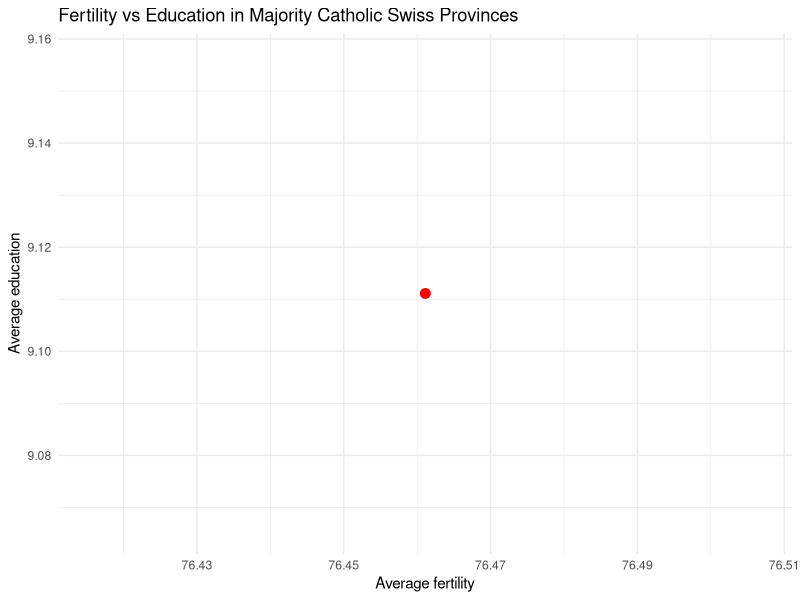

Source code (R):
# fixed_pipeline.R
#
# Corrected version of broken_pipeline.R.
# Loads the built-in swiss dataset, keeps majority-Catholic provinces,
# summarises fertility / education / agriculture, and saves a scatter plot.

library(tidyverse)

# Load data
data(swiss)
df <- swiss

# Isolate provinces with Catholic percentage > 50 and flag them
high_catholic <- df |>
  filter(Catholic > 50) |>
  mutate(is_majority = TRUE)

# Calculate summary stats (na.rm kept consistent across all means/max)
summary_stats <- high_catholic |>
  summarize(
    avg_fertility = mean(Fertility, na.rm = TRUE),
    avg_education = mean(Education, na.rm = TRUE),
    max_ag = max(Agriculture, na.rm = TRUE),
    n_provinces = n(),
    .groups = "drop"
  )

# Plot the results
dir.create("outputs", showWarnings = FALSE)

p <- ggplot(summary_stats, aes(x = avg_fertility, y = avg_education)) +
  geom_point(color = "red", size = 3) +
  theme_minimal() +
  labs(
    title = "Fertility vs Education in Majority Catholic Swiss Provinces",
    x = "Average fertility",
    y = "Average education"
  )

ggsave("outputs/my_plot.png", p, width = 7, height = 7, dpi = 150)

# Also print the summary so the console run is informative
print(summary_stats)
